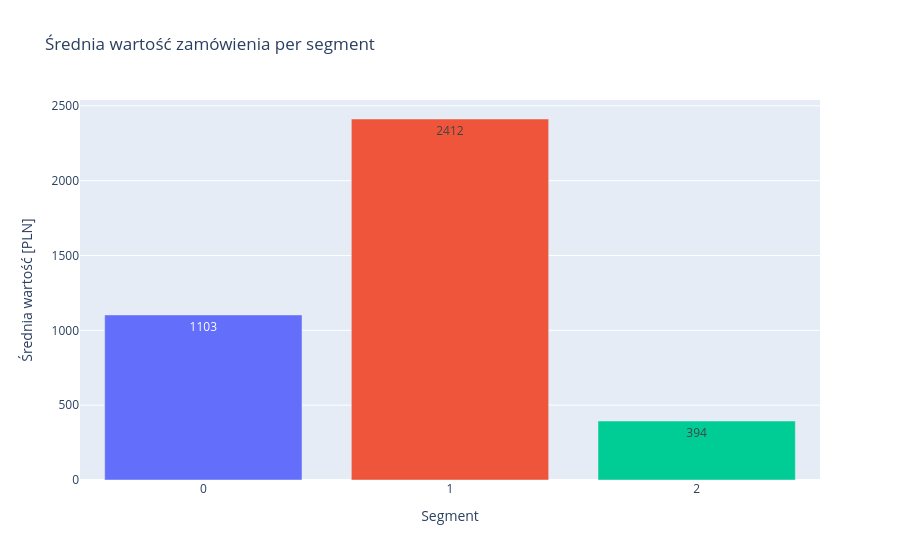

Source (notebook cell):
### Markdown cell above
### 3.3. Słupki i linie — `px.bar`, `px.line`

Średnia wartość zamówienia per segment, z etykietami na słupkach (`text_auto`):

### Code cell
srednie_seg = (klienci.groupby('segment_txt')['srednia_wartosc']
               .mean().round(0).reset_index())

fig_bar = px.bar(
    srednie_seg,
    x='segment_txt', y='srednia_wartosc', color='segment_txt',
    title='Średnia wartość zamówienia per segment',
    labels={'segment_txt': 'Segment', 'srednia_wartosc': 'Średnia wartość [PLN]'},
    text_auto='.0f',
)
fig_bar.update_layout(showlegend=False)
fig_bar.show()

### Figure 1 — Plotly figure (JSON) as saved in the notebook; plotly's stock layout.template omitted (floating-point values rounded to 4 significant figures)
{"data": [{"hovertemplate": "Segment=%{x}<br>Średnia wartość [PLN]=%{y}<extra></extra>", "legendgroup": "0", "marker": {"color": "#636efa", "pattern": {"shape": ""}}, "name": "0", "orientation": "v", "showlegend": true, "textposition": "auto", "texttemplate": "%{y:.0f}", "type": "bar", "x": ["0"], "xaxis": "x", "y": [1103.0], "yaxis": "y"}, {"hovertemplate": "Segment=%{x}<br>Średnia wartość [PLN]=%{y}<extra></extra>", "legendgroup": "1", "marker": {"color": "#EF553B", "pattern": {"shape": ""}}, "name": "1", "orientation": "v", "showlegend": true, "textposition": "auto", "texttemplate": "%{y:.0f}", "type": "bar", "x": ["1"], "xaxis": "x", "y": [2412.0], "yaxis": "y"}, {"hovertemplate": "Segment=%{x}<br>Średnia wartość [PLN]=%{y}<extra></extra>", "legendgroup": "2", "marker": {"color": "#00cc96", "pattern": {"shape": ""}}, "name": "2", "orientation": "v", "showlegend": true, "textposition": "auto", "texttemplate": "%{y:.0f}", "type": "bar", "x": ["2"], "xaxis": "x", "y": [394.0], "yaxis": "y"}], "layout": {"barmode": "relative", "legend": {"title": {"text": "Segment"}, "tracegroupgap": 0}, "showlegend": false, "title": {"text": "Średnia wartość zamówienia per segment"}, "xaxis": {"anchor": "y", "categoryarray": ["0", "1", "2"], "categoryorder": "array", "domain": [0.0, 1.0], "title": {"text": "Segment"}}, "yaxis": {"anchor": "x", "domain": [0.0, 1.0], "title": {"text": "Średnia wartość [PLN]"}}}}
